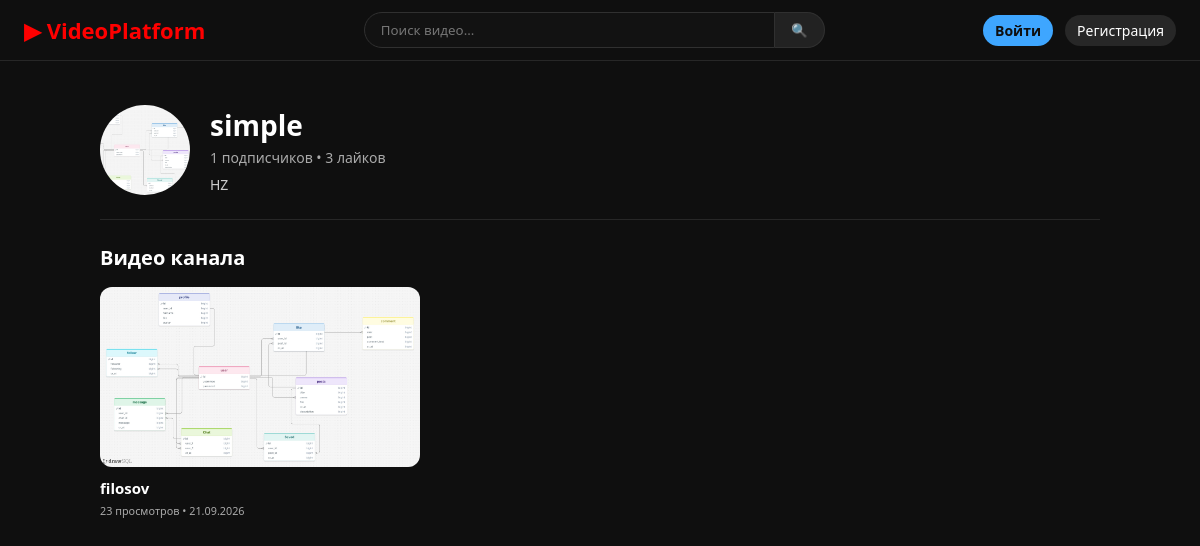
/channel/1/, run on the app's committed database.
### myapp/models.py (models this page shows, shortened)
class Channel(models.Model):
    title = models.CharField(max_length=255)
    description = models.TextField(null=True, blank=True)
    avatar = models.ImageField(upload_to='channel_avatars/')
    owner = models.ForeignKey(User, on_delete=models.CASCADE, related_name='channels')
    created_at = models.DateTimeField(auto_now_add=True)

class Video(models.Model):
    title = models.CharField(max_length=255)
    description = models.TextField(null=True, blank=True)
    thumbnail = models.ImageField(upload_to='thumbnails/')
    video_file = models.FileField(upload_to='videos/')
    views_count = models.PositiveIntegerField(default=0)
    category = models.ForeignKey(Category, on_delete=models.SET_NULL, null=True, blank=True, related_name='videos')
    channel = models.ForeignKey(Channel, on_delete=models.CASCADE, related_name='videos')
    created_at = models.DateTimeField(auto_now_add=True)

### myapp/views.py (the view)
# urls.py: path('channel/<int:channel_id>/', channel_detail, name='channel_detail'),
def channel_detail(request, channel_id):
    channel = get_object_or_404(Channel, id=channel_id)
    videos = Video.objects.filter(channel=channel).order_by('-created_at')
    subscribers_count = Follow.objects.filter(channel=channel).count()
    total_likes = Like.objects.filter(video__channel=channel).count()
    is_following = False
    if request.user.is_authenticated:
        is_following = Follow.objects.filter(user=request.user, channel=channel).exists()
    return render(request, 'channel.html', {
        'channel': channel,
        'videos': videos,
        'subscribers_count': subscribers_count,
        'total_likes': total_likes,
        'is_following': is_following,
    })

### myapp/templates/channel.html (shortened to what this page needs)
{% extends 'base.html' %}
{% block content %}
<div style="max-width: 1000px; margin: 0 auto;">
    <div style="display: flex; justify-content: space-between; align-items: center; padding: 24px 0; border-bottom: 1px solid #272727;">
        <div style="display: flex; align-items: center; gap: 20px;">
            {% if channel.avatar %}
                <img src="{{ channel.avatar.url }}" style="width: 90px; height: 90px; border-radius: 50%; object-fit: cover;">
            {% else %}
                <div style="width: 90px; height: 90px; border-radius: 50%; background-color: #272727; display: flex; align-items: center; justify-content: center; font-size: 32px;">📹</div>
            {% endif %}
            <div>
                <h1 style="font-size: 28px;">{{ channel.title }}</h1>
                <p style="color: #aaa; margin-top: 4px; font-size: 14px;">
                    {{ subscribers_count }} подписчиков • {{ total_likes }} лайков
                </p>
                {% if channel.description %}
                    <p style="color: #ccc; margin-top: 8px; font-size: 14px;">{{ channel.description }}</p>
                {% endif %}
            </div>
        </div>
    </div>
    <div style="margin-top: 24px;">
        <h2 style="margin-bottom: 16px; font-size: 20px;">Видео канала</h2>
        <div class="video-grid">
            {% for video in videos %}
                <a href="{% url 'watch' video.id %}" class="video-card">
                    <div class="thumbnail-box">
                        {% if video.thumbnail %}
                            <img src="{{ video.thumbnail.url }}" alt="{{ video.title }}">
                        {% else %}
                            <div style="display:flex; align-items:center; justify-content:center; height:100%; color:#aaa;">Нет превью</div>
                        {% endif %}
                    </div>
                    <div class="video-info">
                        <div class="video-details">
                            <h3>{{ video.title }}</h3>
                            <p><small>{{ video.views_count }} просмотров • {{ video.created_at|date:"d.m.Y" }}</small></p>
                        </div>
                    </div>
                </a>
            {% empty %}
                <p style="color: #aaa;">На этом канале пока нет опубликованных видео.</p>
            {% endfor %}
        </div>
    </div>
</div>
{% endblock %}

### myapp/templates/base.html (style rules this page uses)
* { box-sizing: border-box; margin: 0; padding: 0; font-family: 'Segoe UI', Tahoma, Geneva, Verdana, sans-serif; }
body { background-color: #0f0f0f; color: #fff; }
.video-grid { display: grid; grid-template-columns: repeat(auto-fill, minmax(280px, 1fr)); gap: 20px; }
.video-card { background: transparent; text-decoration: none; color: inherit; display: flex; flex-direction: column; }
.thumbnail-box { width: 100%; aspect-ratio: 16/9; background-color: #272727; border-radius: 12px; overflow: hidden; position: relative; }
.thumbnail-box img { width: 100%; height: 100%; object-fit: cover; }
.video-info { display: flex; gap: 12px; margin-top: 12px; }
.video-details h3 { font-size: 15px; font-weight: 600; line-height: 1.2; margin-bottom: 4px; display: -webkit-box; -webkit-line-clamp: 2; -webkit-box-orient: vertical; overflow: hidden; }
.video-details p { font-size: 13px; color: #aaa; margin-top: 2px; }

### data on the page
Channel: avatar (picture), title "simple", description "HZ"
Video: thumbnail (picture), title "filosov", views_count "23", created_at "21.09.2026"

### other printed values
{{ subscribers_count }} "1"
{{ total_likes }} "3"
